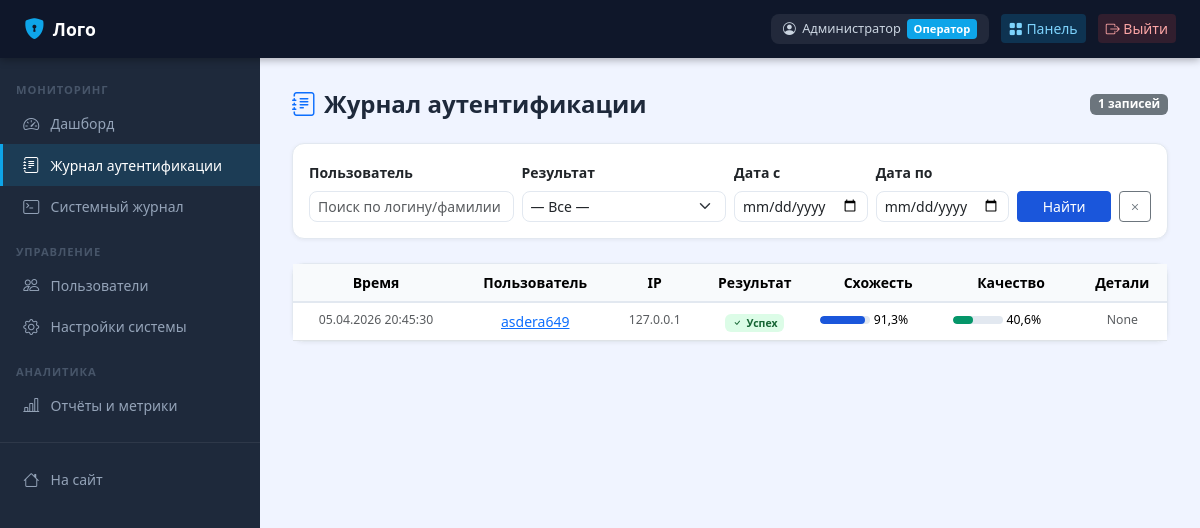
The page /operator/logs/auth/ (signed in) on the database as committed earlier.
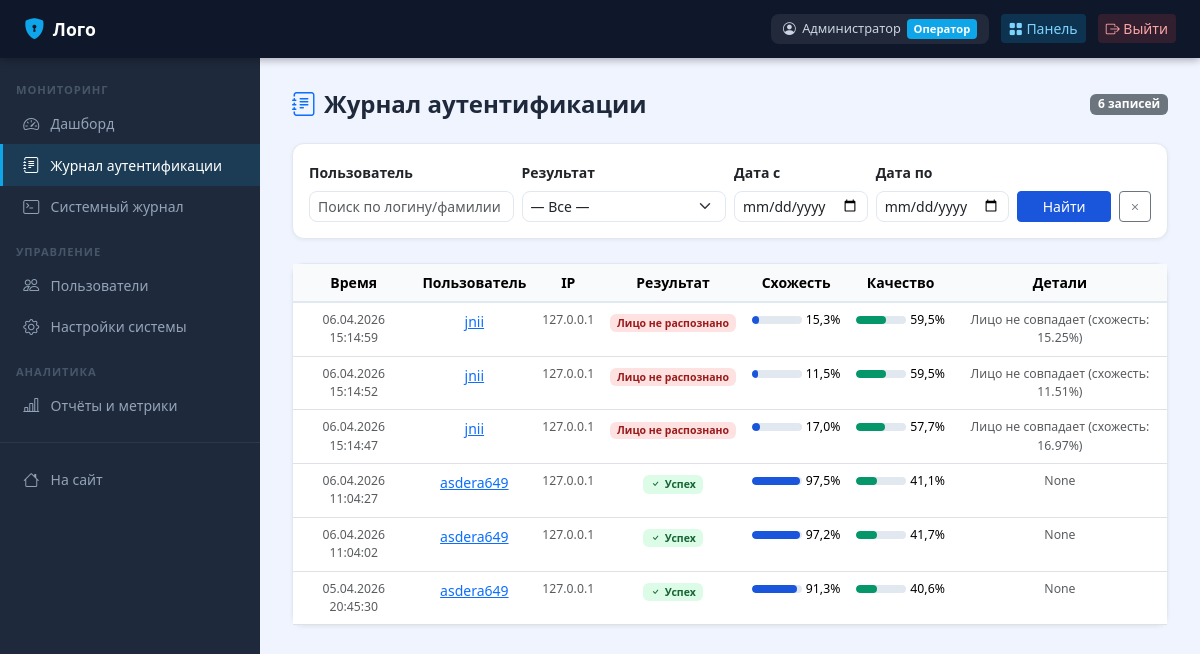
The same page on the database as committed later.
### apps/biometric/models.py (models this page shows, shortened)
class AuthenticationLog(models.Model):
    RESULT_SUCCESS = 'success'
    RESULT_FAIL_QUALITY = 'fail_quality'
    RESULT_FAIL_NO_FACE = 'fail_no_face'
    RESULT_FAIL_RECOGNITION = 'fail_recognition'
    RESULT_FAIL_LIVENESS = 'fail_liveness'
    RESULT_FAIL_LOCKED = 'fail_locked'
    RESULT_CHOICES = [
        (RESULT_SUCCESS, 'Успех'),
        (RESULT_FAIL_QUALITY, 'Низкое качество изображения'),
        (RESULT_FAIL_NO_FACE, 'Лицо не обнаружено'),
        (RESULT_FAIL_RECOGNITION, 'Лицо не распознано'),
        (RESULT_FAIL_LIVENESS, 'Проверка живости не пройдена'),
        (RESULT_FAIL_LOCKED, 'Аккаунт заблокирован'),
    ]
    user = models.ForeignKey(
        settings.AUTH_USER_MODEL, on_delete=models.SET_NULL,
        null=True, blank=True, related_name='auth_logs', verbose_name='Пользователь'
    )
    attempted_username = models.CharField('Введённый логин', max_length=150, blank=True)
    timestamp = models.DateTimeField('Время', auto_now_add=True, db_index=True)
    result = models.CharField('Результат', max_length=30, choices=RESULT_CHOICES)
    recognition_confidence = models.FloatField('Уверенность распознавания', default=0.0)
    quality_score = models.FloatField('Оценка качества', default=0.0)
    liveness_score = models.FloatField('Оценка живости (заглушка)', null=True, blank=True)
    failure_reason = models.TextField('Причина отказа', null=True, blank=True)
    ip_address = models.GenericIPAddressField('IP-адрес', null=True, blank=True)
    user_agent = models.CharField('User-Agent', max_length=500, blank=True)
    class Meta:
        verbose_name = 'Журнал аутентификации'
        verbose_name_plural = 'Журнал аутентификации'
        ordering = ['-timestamp']

### apps/operator/views.py (the view)
    @login_required
    def wrapped(request, *args, **kwargs):
        if not request.user.is_operator and not request.user.is_superuser:
            messages.error(request, 'Доступ запрещён. Требуются права оператора.')
            return redirect('home')
        return view_func(request, *args, **kwargs)

### apps/accounts/models.py (called while the page is built)
    def get_full_name_ru(self):
        parts = [self.last_name, self.first_name, self.patronymic]
        return ' '.join(p for p in parts if p) or self.username

### apps/operator/views.py (called while the page is built)
def operator_required(view_func):
    @login_required
    def wrapped(request, *args, **kwargs):
        if not request.user.is_operator and not request.user.is_superuser:
            messages.error(request, 'Доступ запрещён. Требуются права оператора.')
            return redirect('home')
        return view_func(request, *args, **kwargs)
    return wrapped

### templates/operator/auth_logs.html (shortened to what this page needs)
{% extends "operator/base_operator.html" %}
{% block op_content %}
<div class="page-header">
  <h1><i class="bi bi-journal-text me-2 text-primary"></i>Журнал аутентификации</h1>
  <span class="badge bg-secondary">{{ total_count }} записей</span>
</div>
<div class="card mb-4">
  <div style="padding:1rem">
    <form method="get" class="row g-2 align-items-end">
      <div class="col-md-3">
        <label class="form-label small fw-semibold">Пользователь</label>
        <input type="text" name="username" value="{{ user_filter }}" class="form-control form-control-sm" placeholder="Поиск по логину/фамилии">
      </div>
      <div class="col-md-3">
        <label class="form-label small fw-semibold">Результат</label>
        <select name="result" class="form-select form-select-sm">
          <option value="">— Все —</option>
        </select>
      </div>
      <div class="col-md-2">
        <label class="form-label small fw-semibold">Дата с</label>
        <input type="date" name="date_from" value="{{ date_from }}" class="form-control form-control-sm">
      </div>
      <div class="col-md-2">
        <label class="form-label small fw-semibold">Дата по</label>
        <input type="date" name="date_to" value="{{ date_to }}" class="form-control form-control-sm">
      </div>
      <div class="col-md-2 d-flex gap-2">
        <button type="submit" class="btn btn-primary btn-sm flex-grow-1">Найти</button>
        <a href="{% url 'auth_logs' %}" class="btn btn-outline-secondary btn-sm"><i class="bi bi-x"></i></a>
      </div>
    </form>
  </div>
</div>
<div class="card">
  <div style="overflow-x:auto">
    <table class="table mb-0 text-center">
      <thead><tr><th>Время</th><th>Пользователь</th><th>IP</th><th>Результат</th><th>Схожесть</th><th>Качество</th><th>Детали</th></tr></thead>
      <tbody>
        {% for log in page %}
        <tr>
          <td class="text-muted small">{{ log.timestamp|date:"d.m.Y H:i:s" }}</td>
          <td>
            {% if log.user %}<a href="{% url 'user_detail' log.user.pk %}">{{ log.attempted_username }}</a>
            {% else %}<span class="text-muted">{{ log.attempted_username }}</span>{% endif %}
          </td>
          <td class="text-muted small">{{ log.ip_address|default:"—" }}</td>
          <td>
            {% if log.result == 'success' %}
              <span class="badge badge-success"><i class="bi bi-check me-1"></i>Успех</span>
            {% else %}
              <span class="badge badge-danger">{{ log.get_result_display }}</span>
            {% endif %}
          </td>
          <td>
            <div class="d-flex align-items-center gap-1">
              <div class="metric-bar" style="width:50px"><div class="metric-bar-fill" style="background:#1a56db;width:{{ log.recognition_confidence|floatformat:0 }}%"></div></div>
              <span class="small">{{ log.recognition_confidence|floatformat:1 }}%</span>
            </div>
          </td>
          <td>
            <div class="d-flex align-items-center gap-1">
              <div class="metric-bar" style="width:50px"><div class="metric-bar-fill" style="background:#059669;width:{{ log.quality_score|floatformat:0 }}%"></div></div>
              <span class="small">{{ log.quality_score|floatformat:1 }}%</span>
            </div>
          </td>
          <td class="text-muted small">{{ log.failure_reason|truncatechars:40 }}</td>
        </tr>
        {% empty %}<tr><td colspan="7" class="text-center text-muted py-4">Записей не найдено</td></tr>{% endfor %}
      </tbody>
    </table>
  </div>
</div>
{% endblock %}

Rows that differ between the two databases and show on the page:
added AuthenticationLog: timestamp "06.04.2026 15:14:59", attempted_username "jnii", ip_address "127.0.0.1", result "Лицо не распознано", recognition_confidence "15,3", quality_score "59,5", failure_reason "Лицо не совпадает (схожесть: 15.25%)"
added AuthenticationLog: timestamp "06.04.2026 15:14:52", attempted_username "jnii", ip_address "127.0.0.1", result "Лицо не распознано", recognition_confidence "11,5", quality_score "59,5", failure_reason "Лицо не совпадает (схожесть: 11.51%)"
added AuthenticationLog: timestamp "06.04.2026 15:14:47", attempted_username "jnii", ip_address "127.0.0.1", result "Лицо не распознано", recognition_confidence "17,0", quality_score "57,7", failure_reason "Лицо не совпадает (схожесть: 16.97%)"
added AuthenticationLog: timestamp "06.04.2026 11:04:27", attempted_username "asdera649", ip_address "127.0.0.1", result "success" (drawn), recognition_confidence "97,5", quality_score "41,1", failure_reason "None"
added AuthenticationLog: timestamp "06.04.2026 11:04:02", attempted_username "asdera649", ip_address "127.0.0.1", result "success" (drawn), recognition_confidence "97,2", quality_score "41,7", failure_reason "None"
Other text that changed with them:
{{ total_count }}: "1" → "6"
